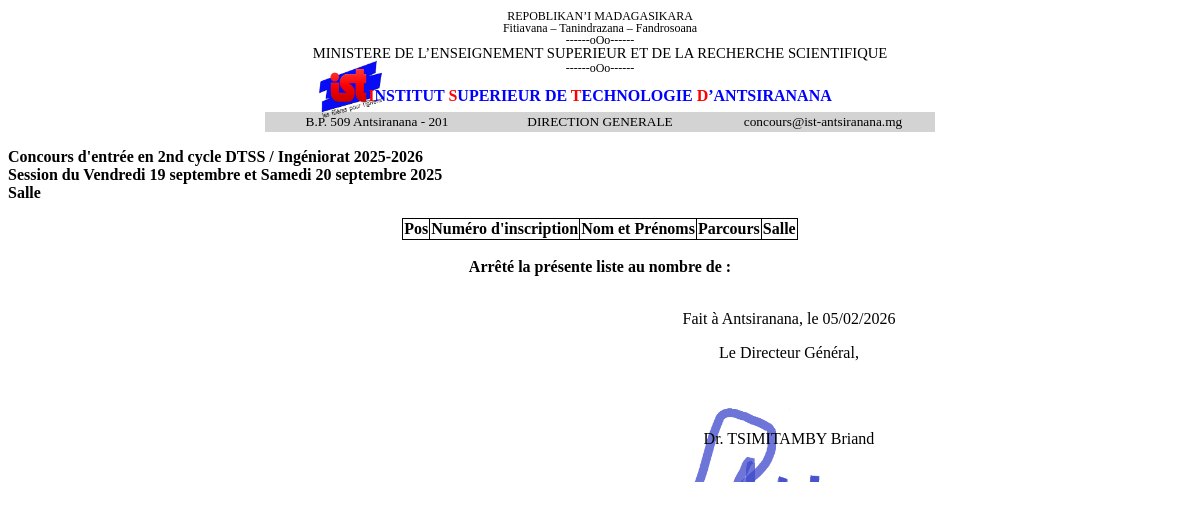
/repartition_salle_2nd.php, run on the app's committed database.
### tables this page shows
CREATE TABLE `date_concours` (
  `ID` int(11) NOT NULL,
  `Cycle` varchar(25) DEFAULT NULL,
  `Premier_Date` text DEFAULT NULL,
  `Deuxiem_Date` text DEFAULT NULL,
  `session` varchar(200) NOT NULL,
  `annee` varchar(10) NOT NULL,
  `annee_univ` varchar(10) NOT NULL
);

### repartition_salle_2nd.php (the view, shortened to what this page needs)
<?php
require 'connect.php';
$salle=$_GET['id'];
$date_conc=$bdd->prepare('SELECT * FROM date_concours WHERE Cycle=?');
$date_conc->execute(array("cycle2"));
$date_concours=$date_conc->fetch();
?>
<?php
$recup1=$bdd->prepare('SELECT * FROM salle WHERE id_salle=?');
$recup1->execute(array($salle));
$message1=$recup1->fetch();
?>
<!DOCTYPE html>
<html>
  <head>
  </head>
  <body>
    <page size="A4" backtop="10mm" backleft="10mm" backright="10mm" backbottom="10mm">
    <div class="tete">
    <p style="margin-top:-15px;font-size: 9pt;">REPOBLIKAN’I MADAGASIKARA</p>
    <p style="margin-top:-15px;font-size: 9pt;">Fitiavana – Tanindrazana – Fandrosoana</p>
    <p style="margin-top:-15px;font-size: 9pt;">------oOo------</p>
    <p style="margin-top:-15px;font-size: 11pt;">MINISTERE DE L’ENSEIGNEMENT SUPERIEUR ET DE LA RECHERCHE SCIENTIFIQUE</p>
    <p style="margin-top:-15px;font-size: 9pt;">------oOo------</p>
  <div class="logo">
    <img src="img/logo_ist.png">
  </div>
    <h5 style="margin-top:-40px;color:blue;"><span style="color:red;">I</span>NSTITUT
      <span style="color:red;">S</span>UPERIEUR DE <span style="color:red;">T</span>ECHNOLOGIE <span style="color:red;">D</span>’ANTSIRANANA</h5>
    <table class="ruban">
      <tr class="ruban">
        <td class="ruban">B.P. 509 Antsiranana - 201</td>
        <td class="ruban">DIRECTION GENERALE</td>
        <td class="ruban">concours@ist-antsiranana.mg</td>
      </tr>
    </table>
  </div>
<b><p>
  Concours d'entrée en 2nd cycle DTSS / Ingéniorat <?php echo $date_concours["annee_univ"];?>
<br>Session du <?php echo $date_concours["Premier_Date"];?> et <?php echo $date_concours["Deuxiem_Date"];?> <?php echo $date_concours["annee"];?>
<br>Salle <?php echo $message1["id_salle"];?>
</p></b>
  <table class="tableau">
  <tr>
      <th>Pos</th>
      <th>Numéro d'inscription</th>
      <th>Nom et Prénoms</th>
      <th>Parcours</th>
      <th>Salle</th>
  </tr>
</table>
  </page>
</body>
<br>
  <div class="chiffre_en_lettre">
    <b>
    Arrêté la présente liste au nombre de :
    </b>
  </div>
<br>
<div class="signatures">
<p style="text-align:center;">Fait à Antsiranana, le <span style="color:white;"></span> <?php echo date("d/m/Y");?></p>
<p style="text-align:center;">Le Directeur Général,</p>
<br><br>
<p style="text-align:center;">Dr. TSIMITAMBY Briand</p>
<br>
</div>
</html>

### repartition_salle_2nd.php (style rules this page uses)
* { font-family: Arial Narrow; font-size: 12pt; }
table, th, tr, td { border-collapse: collapse; border: 1px solid black; margin-right:auto; margin-left:auto; }
.tete { text-align: center; margin-top:2%; font-weight: normal; }
.ruban { background: lightgrey; font-size: 10pt; border-collapse: none; border-color: lightgrey; margin-right:auto; margin-left:auto; margin-top: -20px }
.ruban tr td { width: 220px; border-collapse: none; }
.logo img { margin-top: -30px; margin-left: -500px; width: 65px; height: 65px; }
.chiffre_en_lettre { text-align: center; }
h5 { margin-top: -20px; }
.signatures { margin-left: 100mm; text-align: center; background-image: url("img/dgs.png"); background-repeat: no-repeat; background-size: 70%; background-position: top; }

### data on the page
date_concours: annee_univ "2025-2026", Premier_Date "Vendredi 19 septembre", Deuxiem_Date "Samedi 20 septembre", annee "2025"
